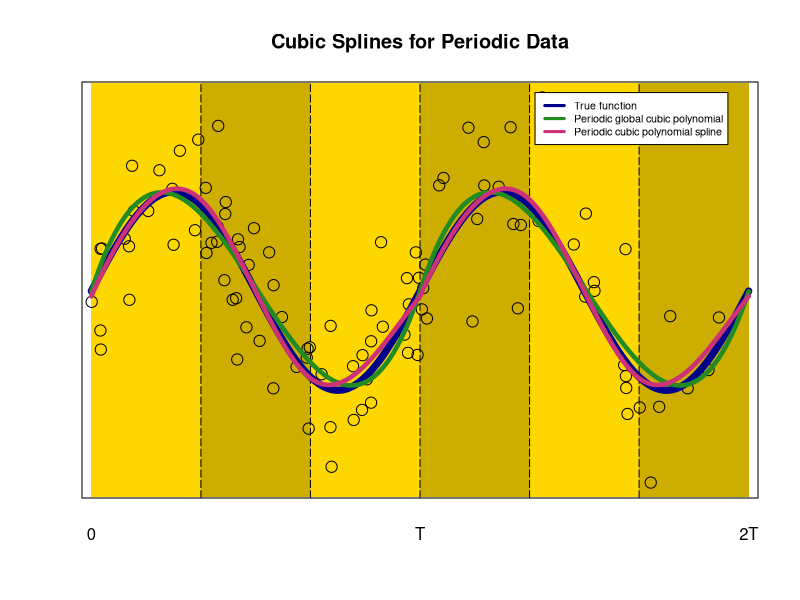

This figure's R source:
# script to generate splines for periodic data as derived in question 5.6

set.seed(11) 

period <- 2*pi
x = runif(100, 0, 2*period)
y = sin(x) + rnorm(100, sd=0.5)

# plot the data 
delta = 0.01
plot(x, y, type = 'n', xlim = c(0.3, 2*period - 0.3), xaxt='n', yaxt='n', xlab = '', ylab = '')
title(main = 'Cubic Splines for Periodic Data', cex.main = 1.2)
rect(0, par("usr")[3]+delta, period/3, par("usr")[4]-delta,col = "gold1", border = NA)
rect(period/3, par("usr")[3]+delta, 2*period/3, par("usr")[4]-delta,col = "gold3", border = NA)
rect(2*period/3, par("usr")[3]+delta, period, par("usr")[4]-delta, col = "gold1", border = NA)
rect(period, par("usr")[3]+delta, 4*period/3, par("usr")[4]-delta,col = "gold3", border = NA)
rect(4*period/3, par("usr")[3]+delta, 5*period/3, par("usr")[4]-delta, col = "gold1", border = NA)
rect(5*period/3, par("usr")[3]+delta, 2*period, par("usr")[4]-delta,col = "gold3", border = NA)
axis(side = 1, at = c(0, period, 2*period),
     labels = c(0, expression(T), expression(2*T)), cex.axis=1, line = +0.3, lwd = 0)
abline(v=period/3, lty=5)
abline(v=2*period/3, lty=5)
abline(v=period, lty=5)
abline(v=4*period/3, lty=5)
abline(v=5*period/3, lty=5)
points(x,y, cex = 1.5)

# plot the true underlying function
x_vals = seq(from=0, to=2*period, length.out = 200)
lines(x_vals, sin(x_vals), lwd=7, col='darkblue')

# subtract the period from observations until they are at their minimum positve value
x <- ifelse(x>period, x-period, x)

# fit a periodic cubic polynomial, continuous at the boundries 
basis <- cbind(rep(1,100), x**2 - period*x,  x**3 - (period**2)*x)
mod <- lm(y ~ 0 + basis[,1] + basis[,2] + basis[,3])
mod_vals = seq(from=0, to=period, length.out = 100)
mod_basis <- cbind(rep(1,100), mod_vals**2 - period*mod_vals,  mod_vals**3 - (period**2)*mod_vals)
y_mod <- mod$coefficients[1]*mod_basis[,1] + mod$coefficients[2]*mod_basis[,2] +
  mod$coefficients[3]*mod_basis[,3]
lines(mod_vals, y_mod, col='forestgreen', lwd = 4.5)
lines(mod_vals + period, y_mod, col='forestgreen', lwd = 4.5)

# first order continuous (NOT RUN)
basis <- cbind(rep(1,100), -(5/2)*x*period**2 + (3/2)*period*x**2 + x**3)
mod <- lm(y ~ 0 + basis[,1] + basis[,2])
mod_vals = seq(from=0, to=period, length.out = 100)
mod_basis <- cbind(rep(1,100), -(5/2)*mod_vals*period**2 + (3/2)*period*mod_vals**2 + mod_vals**3)
y_mod <- mod$coefficients[1]*mod_basis[,1] + mod$coefficients[2]*mod_basis[,2] 
#lines(mod_vals, y_mod)

# fitting a spline with 2 knots
positive_part <- function(x){x[x<0] <- 0; return(x)}

basis <- cbind(rep(1,100), x**2 - period*x, x**3 - x*period**2, 
               positive_part(x-period/3)**3 - x*((period - period/3)**3)/period,
               positive_part(x-2*period/3)**3 - x*((period - 2*period/3)**3)/period)
mod <- lm(y ~ 0 + basis[,1] + basis[,2] +  basis[,3] + basis[,4] + basis[,5])
mod_vals = seq(from=0, to=period, length.out = 100)
mod_basis <- cbind(rep(1,100), mod_vals**2 - period*mod_vals, mod_vals**3 - mod_vals*period**2, 
                   positive_part(mod_vals-period/3)**3 - mod_vals*((period - period/3)**3)/period,
                   positive_part(mod_vals-2*period/3)**3 - mod_vals*((period - 2*period/3)**3)/period)
y_mod <- mod$coefficients[1]*mod_basis[,1] + mod$coefficients[2]*mod_basis[,2] + mod$coefficients[3]*mod_basis[,3] +
   mod$coefficients[4]*mod_basis[,4] + mod$coefficients[5]*mod_basis[,5] 
lines(mod_vals, y_mod, col='violetred3', lwd = 4.5)
lines(mod_vals + period, y_mod, col='violetred3', lwd = 4.5)
legend(x = 4.05*period/3, y = 2, 
       legend = c('True function', 'Periodic global cubic polynomial', 'Periodic cubic polynomial spline'),
       col = c('darkblue', 'forestgreen', 'violetred3'), lty = 1, lwd = 3, cex = 0.65) 

